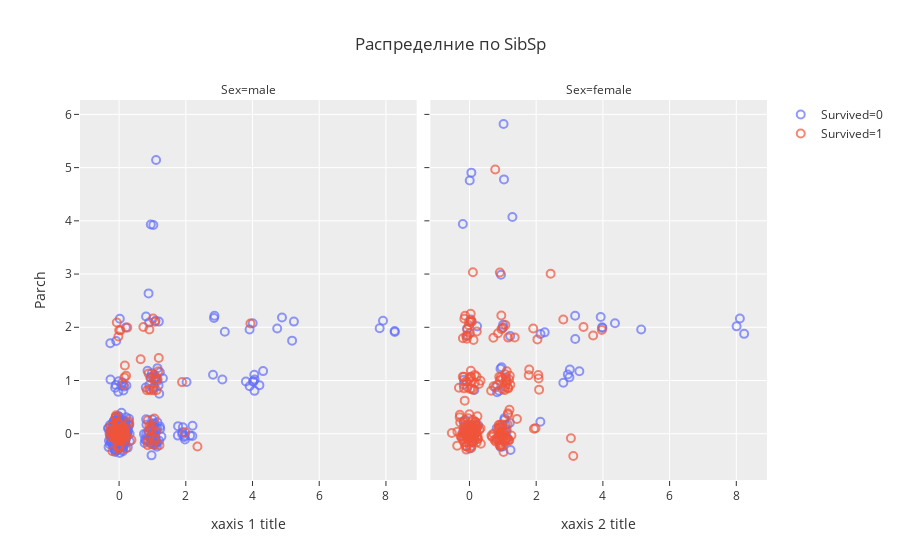

The cell this chart's notebook holds for it:
### Markdown cell above
### Пример 2 (Scatter разделенные на subplots по категориям c добавлением шума)
В данном примере датасет добавлен, но мы добавили небольшой шум в данные,чтобы увидеть, где скапливаются точки (иначе эти группы будут в одной точке). Поэтому названия осей по умолчанию будут x,y.

### Code cell
data['Survived']=data['Survived'].astype(str)
fig = px.scatter(data, x=data["SibSp"]+np.random.standard_normal(data["SibSp"].size)/7, y=data["Parch"]+np.random.standard_normal(data["SibSp"].size)/7, color_continuous_scale='Bluered_r', color = "Survived", facet_col="Sex", title= "Распределние по SibSp")
fig.update_traces(marker_symbol= 100,marker=dict(size=8,opacity = 0.70,
                              line=dict(width=2)))

fig.update_layout(template="ggplot2", yaxis_title="Parch")
fig.update_xaxes(title_text="xaxis 1 title", row=1, col=1)
fig.update_xaxes(title_text="xaxis 2 title", row=1, col=2)
fig.show()
data['Survived']=data['Survived'].astype(int)

### Figure 1 — Plotly figure (JSON) as saved in the notebook; plotly's stock layout.template omitted (floating-point values rounded to 4 significant figures; data arrays with more than 128 entries replaced by an {"elided": "..."} marker saying what was removed)
{"data": [{"hoverlabel": {"namelength": 0}, "hovertemplate": "Survived=0<br>Sex=male<br>x=%{x}<br>y=%{y}", "legendgroup": "Survived=0", "marker": {"color": "#636efa", "line": {"width": 2}, "opacity": 0.7, "size": 8, "symbol": 100}, "mode": "markers", "name": "Survived=0", "showlegend": true, "type": "scatter", "x": {"elided": "468 float values"}, "xaxis": "x", "y": {"elided": "468 float values"}, "yaxis": "y"}, {"hoverlabel": {"namelength": 0}, "hovertemplate": "Survived=0<br>Sex=female<br>x=%{x}<br>y=%{y}", "legendgroup": "Survived=0", "marker": {"color": "#636efa", "line": {"width": 2}, "opacity": 0.7, "size": 8, "symbol": 100}, "mode": "markers", "name": "Survived=0", "showlegend": false, "type": "scatter", "x": [-0.1824, 1.231, 2.814, 2.126, 0.9993, 0.8543, 1.062, 5.148, 0.1158, 1.004, 1.135, -0.1776, 3.934, 0.9333, -0.07165, 2.131, 1.287, 0.2611, 8.235, -0.1243, 0.1463, 3.01, -0.08367, 0.8159, -0.01424, 0.9302, 0.03929, 0.004098, 0.009595, 0.05003, 1.008, 0.828, 0.1011, -0.1744, 2.948, -0.08377, 1.052, 0.09129, 3.294, 0.1063, 0.228, 0.8853, 2.256, 0.1169, 2.997, 1.221, 0.1052, 0.05928, 0.06057, -0.1765, 3.986, 4.362, -0.07743, -0.1987, 1.046, -0.05192, 1.035, 1.082, 3.171, 0.007985, 3.168, 0.1247, 1.096, 1.023, -0.128, -0.1685, 1.115, 0.9461, 0.1621, 0.0487, 8.009, 0.7752, -0.1114, 3.976, 0.07588, 0.9633, 1.209, 8.106, -0.09616, 0.05698, 1.005], "xaxis": "x2", "y": [0.05553, -0.3059, 0.9567, 0.2251, -0.2388, -0.07642, 0.05068, 1.959, -0.08952, 0.04687, -0.08284, -0.04515, 2.194, -0.2503, 1.974, 1.872, 4.073, 0.1584, 1.877, 0.006601, 0.8232, 1.206, 0.06895, 0.1001, -0.0772, 1.221, 2.144, 0.001293, -0.2755, 0.06558, 2.046, 0.7798, -0.1464, 0.9202, 1.114, -0.01612, 0.2931, 0.1424, 1.174, 0.1185, 2.018, 0.8095, 1.905, 0.05799, 1.059, 1.834, -0.1579, 0.1123, 0.04473, 0.2198, 1.986, 2.077, 0.008711, 3.94, 0.256, 1.852, 4.778, 0.1646, 1.779, 4.757, 2.218, -0.08836, 1.063, 5.819, 0.2566, 1.012, 0.03937, 2.986, 0.1662, 0.009126, 2.018, 0.8716, 0.1351, 2.0, -0.05528, 1.249, 0.2011, 2.166, -0.01546, 4.905, 1.995], "yaxis": "y2"}, {"hoverlabel": {"namelength": 0}, "hovertemplate": "Survived=1<br>Sex=male<br>x=%{x}<br>y=%{y}", "legendgroup": "Survived=1", "marker": {"color": "#EF553B", "line": {"width": 2}, "opacity": 0.7, "size": 8, "symbol": 100}, "mode": "markers", "name": "Survived=1", "showlegend": true, "type": "scatter", "x": [0.005399, -0.1297, 0.02594, 0.1008, 0.01644, 1.154, -0.03952, 0.0423, -0.1649, 0.1732, 0.2174, 0.9057, 0.04061, 0.04857, -0.06909, 1.887, 0.1565, 1.19, 0.1642, 0.0106, -0.2382, -0.1789, 0.9361, -0.09955, 0.884, 3.937, 0.8606, -0.003587, 0.06582, 0.1226, -0.1199, 0.1737, 2.348, 0.9072, 0.1523, 1.059, 1.049, 0.9054, 0.7279, 0.3059, 0.001151, 1.109, -0.04036, -0.1982, 0.218, 0.01317, -0.01962, -0.06169, 0.2868, 1.088, -0.03602, -0.07199, 1.008, 1.122, 0.05054, -0.2498, 0.05389, -0.01682, 1.06, -0.0963, 1.034, 0.002694, -0.04583, -0.001166, -0.09413, 0.03943, 0.07867, 1.174, 0.8999, 0.3714, -0.1009, 0.8585, 0.9464, -0.276, -0.1793, -0.1701, 1.046, -0.1102, 1.978, 0.8597, -0.05895, 0.161, -0.0361, 0.999, 0.01012, -0.09567, 0.0167, 0.8345, 1.112, 1.211, -0.2812, 0.2059, -0.08904, 0.1361, 0.9008, 0.1431, 1.074, 1.019, 0.2094, 0.1048, -0.06767, 0.2464, 0.005777, 0.6469, -0.1912, 0.03386, -0.05188, 0.9424, 0.1327], "xaxis": "x", "y": [-0.02638, -0.08476, -0.06059, -0.1173, 0.1686, 1.018, 0.1956, 1.942, -0.06768, 1.283, -0.04111, -0.07759, -0.127, -0.1194, 2.088, 0.9699, 0.06315, 1.421, 0.01512, -0.04665, 0.06475, 0.04268, 0.1006, -0.06047, 1.134, 2.07, -0.2163, 0.03951, 0.1193, 0.03492, 0.01433, 0.06195, -0.239, 1.959, -0.03967, 1.108, 1.01, 0.1493, 2.006, 0.1915, -0.2411, 1.02, -0.2374, -0.3307, -0.058, -0.1081, 1.827, 0.21, 0.2355, -0.1301, 0.07921, -0.04286, -0.2034, 0.8172, 0.02345, 0.1467, -0.1141, 0.189, 0.2857, -0.04469, 0.819, 1.944, -0.1005, -0.2815, -0.1321, 0.04482, 0.01545, 1.173, 0.06022, -0.1163, 0.3127, 0.2512, 0.818, -0.04892, 0.02538, 0.161, -0.08343, 0.3002, 0.02963, -0.1502, -0.01079, 1.058, 0.1981, 0.09403, -0.08699, 0.1127, -0.2313, 0.816, 0.04413, -0.2164, 0.04584, -0.2725, 0.3483, 0.9242, 0.835, -0.006314, 2.103, 2.166, 1.088, -0.07526, -0.07007, 1.994, 0.1732, 1.399, -0.02832, 0.06152, -0.02561, 1.05, 0.1039], "yaxis": "y"}, {"hoverlabel": {"namelength": 0}, "hovertemplate": "Survived=1<br>Sex=female<br>x=%{x}<br>y=%{y}", "legendgroup": "Survived=1", "marker": {"color": "#EF553B", "line": {"width": 2}, "opacity": 0.7, "size": 8, "symbol": 100}, "mode": "markers", "name": "Survived=1", "showlegend": false, "type": "scatter", "x": {"elided": "233 float values"}, "xaxis": "x2", "y": {"elided": "233 float values"}, "yaxis": "y2"}], "layout": {"annotations": [{"font": {}, "showarrow": false, "text": "Sex=male", "x": 0.245, "xanchor": "center", "xref": "paper", "y": 1, "yanchor": "bottom", "yref": "paper"}, {"font": {}, "showarrow": false, "text": "Sex=female", "x": 0.755, "xanchor": "center", "xref": "paper", "y": 1, "yanchor": "bottom", "yref": "paper"}], "legend": {"tracegroupgap": 0}, "title": {"text": "Распределние по SibSp"}, "xaxis": {"anchor": "y", "domain": [0, 0.49], "title": {"text": "xaxis 1 title"}}, "xaxis2": {"anchor": "y2", "domain": [0.51, 1], "matches": "x", "title": {"text": "xaxis 2 title"}}, "yaxis": {"anchor": "x", "domain": [0, 1], "title": {"text": "Parch"}}, "yaxis2": {"anchor": "x2", "domain": [0, 1], "matches": "y", "showticklabels": false}}}
